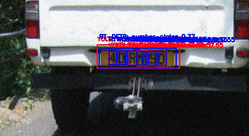
#> input picture inference_samples/scale0.4_sigma20.png, 249 x 136 px, shrunk from 634 x 348 before the run, found by its file name; its folder holds 5 pictures in this run
$ python inference_sample_format.py
#> lines starting #> are read from the running program, lines starting #| are printed output that depends on the picture
import cv2
import numpy as np
import os
from PIL import Image


def main():
    dir = os.path.join(os.getcwd(), "inference_samples")
    if os.path.exists(dir):
        images=[]
        for img in reversed(sorted(os.listdir(dir))):
            img_path = os.path.join(dir,img)
            images.append(Image.open(img_path))
    height = max(image.height for image in images)
    width = sum(image.width for image in images)
    new_image = Image.new('RGB', (width, height))
#> new_image: PIL image 2001x139 RGB; every value is 0
    offset = 0
    for img in images:
        new_image.paste(img, (offset, 0))
        offset += img.width
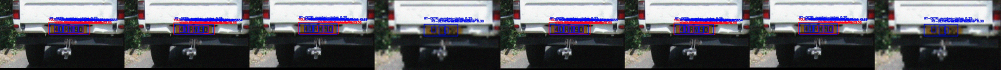
#> new_image: PIL image 2001x139 RGB (shown at 1/2 size); mean R, G, B 95.8, 93.6, 100.5
    path = os.path.join(dir, "inference_grid.png")
    new_image.save(path)

if __name__ == "__main__":
    main()
